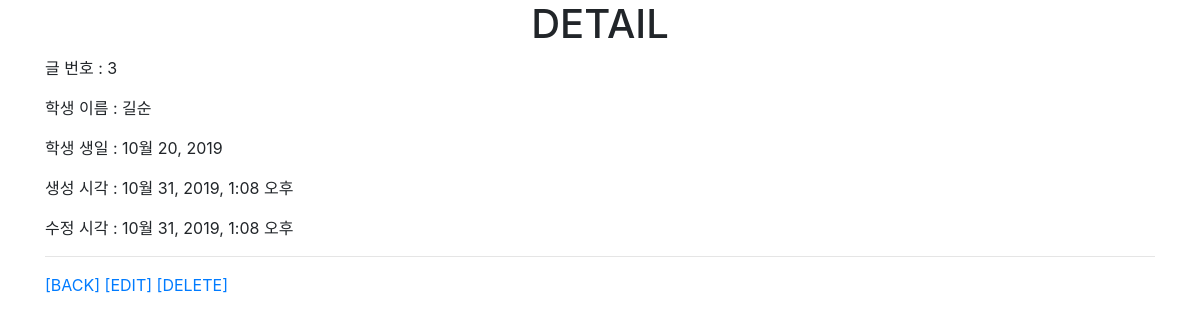
The page /students/3/ on the database its author committed.
### students/models.py (models this page shows, shortened)
class Student(models.Model):
    name = models.CharField(max_length=40)
    birth = models.DateField()
    created_at = models.DateTimeField(auto_now_add=True)
    updated_at = models.DateTimeField(auto_now=True)

### students/views.py (the view)
# urls.py: path('<int:student_pk>/', views.detail, name='detail'),    # READ Logic - Detail
def detail(request, student_pk):
    student = Student.objects.get(pk=student_pk)
    context = { 'student' : student }
    return render(request, 'students/detail.html', context)

### config/templates/students/detail.html
{% extends 'base.html' %}
{% block body %}
<h1 class="text-center">DETAIL</h1>
<p>글 번호 : {{ student.pk }}</p>
<p>학생 이름 : {{ student.name }}</p>
<p>학생 생일 : {{ student.birth }}</p>
<p>생성 시각 : {{ student.created_at }}</p>
<p>수정 시각 : {{ student.updated_at }}</p>
<hr>
<a href="{% url 'students:index' %}">[BACK]</a>
<a href="{% url 'students:edit' student.pk %}">[EDIT]</a>
<a href="{% url 'students:delete' student.pk %}">[DELETE]</a>
{% endblock  %}

### rows shown on the page
Student: pk "3", name "길순", birth "10월 20, 2019", created_at "10월 31, 2019, 1:08 오후", updated_at "10월 31, 2019, 1:08 오후"
